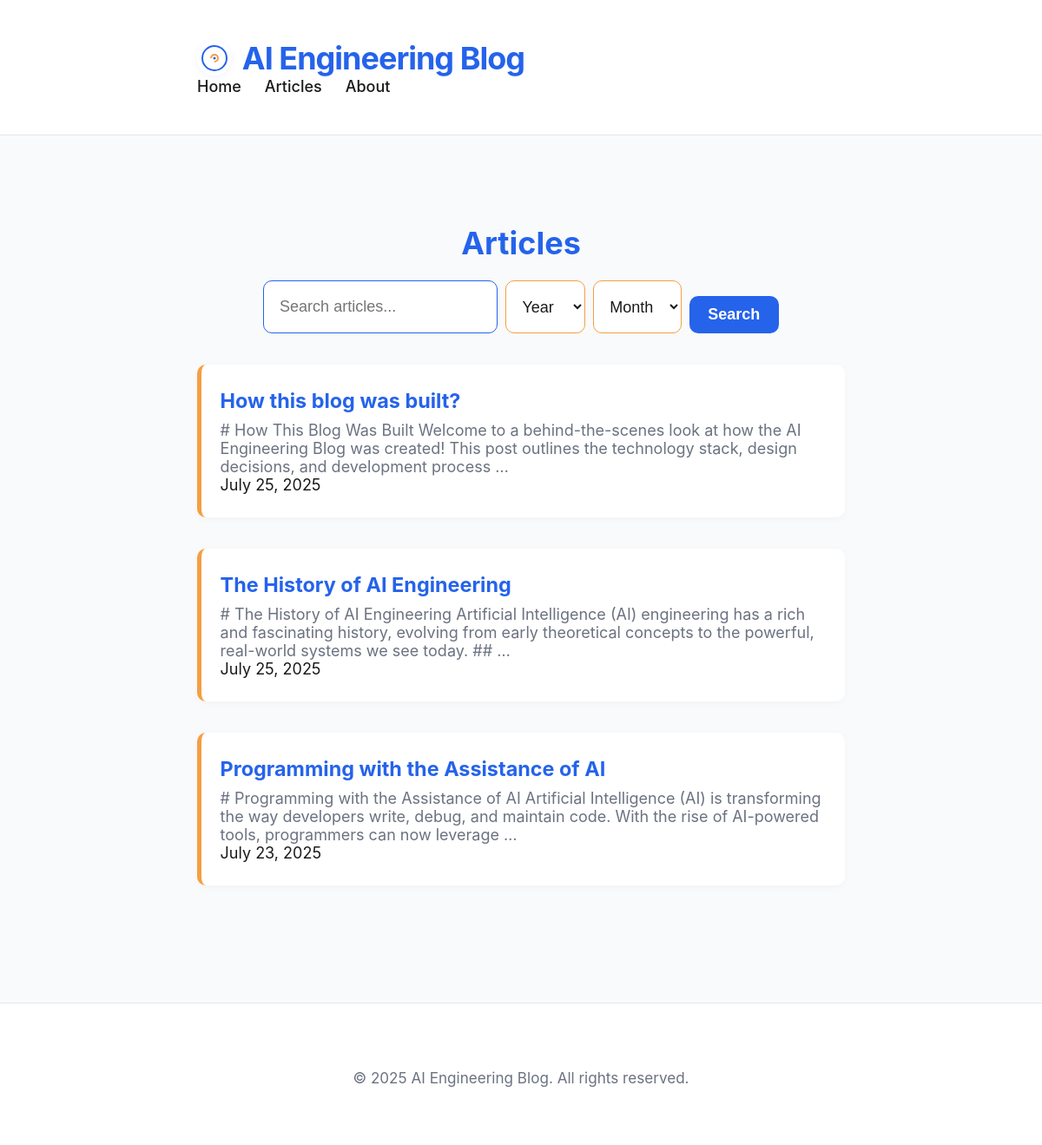
The app's page /articles/ with its own data.
### articles/models.py (models this page shows, shortened)
class Article(models.Model):
    title = models.CharField(max_length=200)
    slug = models.SlugField(unique=True)
    content = models.TextField()
    created_at = models.DateTimeField(auto_now_add=True)
    def get_absolute_url(self):
        return reverse('article_detail', args=[self.slug])

### articles/views.py (the view)
# urls.py: path("articles/", views.article_list, name="article_list"),
def article_list(request):
    query = request.GET.get('q', '')
    year = request.GET.get('year', '')
    month = request.GET.get('month', '')
    articles = Article.objects.order_by('-created_at')
    if query:
        articles = articles.filter(Q(title__icontains=query) | Q(content__icontains=query))
    if year:
        articles = articles.filter(created_at__year=year)
    if month:
        articles = articles.filter(created_at__month=month)
    years = Article.objects.dates('created_at', 'year', order='DESC')
    months = Article.objects.dates('created_at', 'month', order='DESC')
    return render(request, "articles/article_list.html", {
        "articles": articles,
        "query": query,
        "year": year,
        "month": month,
        "years": years,
        "months": months,
    })

### articles/templates/articles/article_list.html (shortened to what this page needs)
{% extends 'articles/base.html' %}
{% block content %}
<section class="articles-list-page">
    <h2 class="section-title">Articles</h2>
    <form method="get" class="search-form filters-form">
        <input type="text" name="q" placeholder="Search articles..." value="{{ query|default:'' }}" class="search-input">
        <select name="year" class="filter-select">
            <option value="">Year</option>
        </select>
        <select name="month" class="filter-select">
            <option value="">Month</option>
        </select>
        <button type="submit" class="button">Search</button>
    </form>
    <div class="articles-list">
        {% for article in articles %}
            <article class="article-preview">
                <h3><a href="{{ article.get_absolute_url }}">{{ article.title }}</a></h3>
                <p>{{ article.summary|default:article.content|truncatewords:30 }}</p>
                <div class="date">{{ article.created_at|date:"F j, Y" }}</div>
            </article>
        {% empty %}
            <p>No articles found.</p>
        {% endfor %}
    </div>
</section>
{% endblock %}

### articles/templates/articles/base.html (shortened to what this page needs)
{% load static %}
<!DOCTYPE html>
<html lang="en">
<head>
    <link rel="stylesheet" href="{% static 'css/style.css' %}">
</head>
<body>
    <header>
        <div class="container">
            <h1 class="logo">
                <span class="logo-icon">
                </span>
                <a href="/">AI Engineering Blog</a>
            </h1>
            <nav>
                <ul>
                    <li><a href="/">Home</a></li>
                    <li><a href="/articles/">Articles</a></li>
                    <li><a href="/about/">About</a></li>
                </ul>
            </nav>
        </div>
    </header>
    <main class="container">
        {% block content %}{% endblock %}
    </main>
    <footer>
        <div class="container">
            <p>&copy; {% now "Y" %} AI Engineering Blog. All rights reserved.</p>
        </div>
    </footer>
</body>
</html>

### articles/static/css/style.css (style rules this page uses)
:root { --accent: #2563eb; --secondary: #f59e42; --bg: #f9fafb; --bg-alt: #e0e7ef; --text: #1a1a1a; --muted: #6b7280; --radius: 10px; --logo-bg: #fff; }
html { box-sizing: border-box; font-size: 18px; }
*, *:before, *:after { box-sizing: inherit; }
body { margin: 0; padding: 0; background: var(--bg); color: var(--text); font-family: 'Inter', 'Segoe UI', 'Helvetica Neue', Arial, sans-serif; min-height: 100vh; }
.container { max-width: 800px; margin: 0 auto; padding: 2rem 1.5rem; }
header { background: #fff; border-bottom: 1px solid #e5e7eb; padding: 0.5rem 0; margin-bottom: 2rem; }
.logo { font-size: 2rem; font-weight: 700; margin: 0; letter-spacing: -1px; display: flex; align-items: center; gap: 0.7rem; }
.logo-icon { display: flex; align-items: center; background: var(--logo-bg); border-radius: 50%; box-shadow: 0 2px 8px rgba(37,99,235,0.07); padding: 0.2rem; }
.logo a { color: var(--accent); text-decoration: none; }
nav ul { list-style: none; padding: 0; margin: 0; display: flex; gap: 1.5rem; }
nav a { color: var(--text); text-decoration: none; font-weight: 500; transition: color 0.2s; border-bottom: 2px solid transparent; padding-bottom: 2px; }
.articles-list { display: flex; flex-direction: column; gap: 2rem; }
.article-preview { background: #fff; border-radius: var(--radius); box-shadow: 0 2px 8px rgba(0,0,0,0.03); padding: 1.5rem 1.2rem; transition: box-shadow 0.2s, border 0.2s; border-left: 5px solid var(--secondary); }
.article-preview h3 { margin: 0 0 0.5rem 0; font-size: 1.3rem; }
.article-preview a { color: var(--accent); text-decoration: none; }
.article-preview p { color: var(--muted); margin: 0; }
footer { background: #fff; border-top: 1px solid #e5e7eb; text-align: center; padding: 1.2rem 0 0.8rem 0; color: var(--muted); font-size: 0.95rem; margin-top: 3rem; }
.button, button { background: var(--accent); color: #fff; border: none; border-radius: var(--radius); padding: 0.6em 1.2em; font-size: 1em; font-weight: 600; cursor: pointer; transition: background 0.2s; margin-top: 1rem; }
.articles-list-page { margin-bottom: 2.5rem; }
.section-title { font-size: 2rem; font-weight: 700; color: var(--accent); margin-bottom: 1.2rem; text-align: center; }
.search-form { display: flex; justify-content: center; gap: 0.5rem; margin-bottom: 2rem; }
.search-input { padding: 0.5em 1em; border: 1.5px solid var(--accent); border-radius: var(--radius); font-size: 1em; outline: none; transition: border 0.2s; min-width: 180px; }
.filters-form .filter-select { padding: 0.5em 0.8em; border: 1.5px solid var(--secondary); border-radius: var(--radius); font-size: 1em; background: #fff; color: var(--text); outline: none; transition: border 0.2s; }

### records on screen
Article: title "How this blog was built?", summary "# How This Blog Was Built Welcome to a behind-the-scenes look at how the AI Engineering Blog was created! This post outlines the technology stack, design decisions, and development process …", created_at "July 25, 2025"
Article: title "The History of AI Engineering", summary "# The History of AI Engineering Artificial Intelligence (AI) engineering has a rich and fascinating history, evolving from early theoretical concepts to the powerful, real-world systems we see today. ## …", created_at "July 25, 2025"
Article: title "Programming with the Assistance of AI", summary "# Programming with the Assistance of AI Artificial Intelligence (AI) is transforming the way developers write, debug, and maintain code. With the rise of AI-powered tools, programmers can now leverage …", created_at "July 23, 2025"
